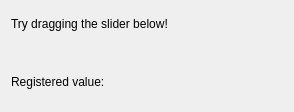
<?xml version="1.0" encoding="UTF-8"?>
<ui version="4.0">
 <class>Form</class>
 <widget class="QWidget" name="Form">
  <property name="geometry">
   <rect>
    <x>0</x>
    <y>0</y>
    <width>294</width>
    <height>112</height>
   </rect>
  </property>
  <property name="windowTitle">
   <string>Basic CSlider example</string>
  </property>
  <layout class="QVBoxLayout" name="verticalLayout">
   <item>
    <widget class="QLabel" name="label_2">
     <property name="text">
      <string>Try dragging the slider below!</string>
     </property>
    </widget>
   </item>
   <item>
    <widget class="CSlider" name="CSlider">
     <property name="showValueLabel" stdset="0">
      <bool>false</bool>
     </property>
     <property name="userMinimum" stdset="0">
      <double>0.000000000000000</double>
     </property>
     <property name="userMaximum" stdset="0">
      <double>1.000000000000000</double>
     </property>
     <property name="channel" stdset="0">
      <string notr="true">DemoDevice/Settings#FloatVal</string>
     </property>
     <property name="userDefinedLimits" stdset="0">
      <bool>true</bool>
     </property>
    </widget>
   </item>
   <item>
    <layout class="QFormLayout" name="formLayout">
     <item row="0" column="0">
      <widget class="QLabel" name="label">
       <property name="text">
        <string>Registered value:</string>
       </property>
      </widget>
     </item>
     <item row="0" column="1">
      <widget class="CLabel" name="CLabel">
       <property name="precision" stdset="0">
        <number>2</number>
       </property>
       <property name="displayFormat" stdset="0">
        <enum>PyDMLabel::Decimal</enum>
       </property>
       <property name="channel" stdset="0">
        <string notr="true">DemoDevice/Settings#FloatVal</string>
       </property>
      </widget>
     </item>
    </layout>
   </item>
  </layout>
 </widget>
 <customwidgets>
  <customwidget>
   <class>PyDMLabel</class>
   <extends>QLabel</extends>
   <header>pydm.widgets.label</header>
  </customwidget>
  <customwidget>
   <class>PyDMSlider</class>
   <extends>QFrame</extends>
   <header>pydm.widgets.slider</header>
  </customwidget>
  <customwidget>
   <class>CSlider</class>
   <extends>PyDMSlider</extends>
   <header>comrad.widgets.inputs</header>
  </customwidget>
  <customwidget>
   <class>CLabel</class>
   <extends>PyDMLabel</extends>
   <header>comrad.widgets.indicators</header>
  </customwidget>
 </customwidgets>
 <resources/>
 <connections/>
</ui>
